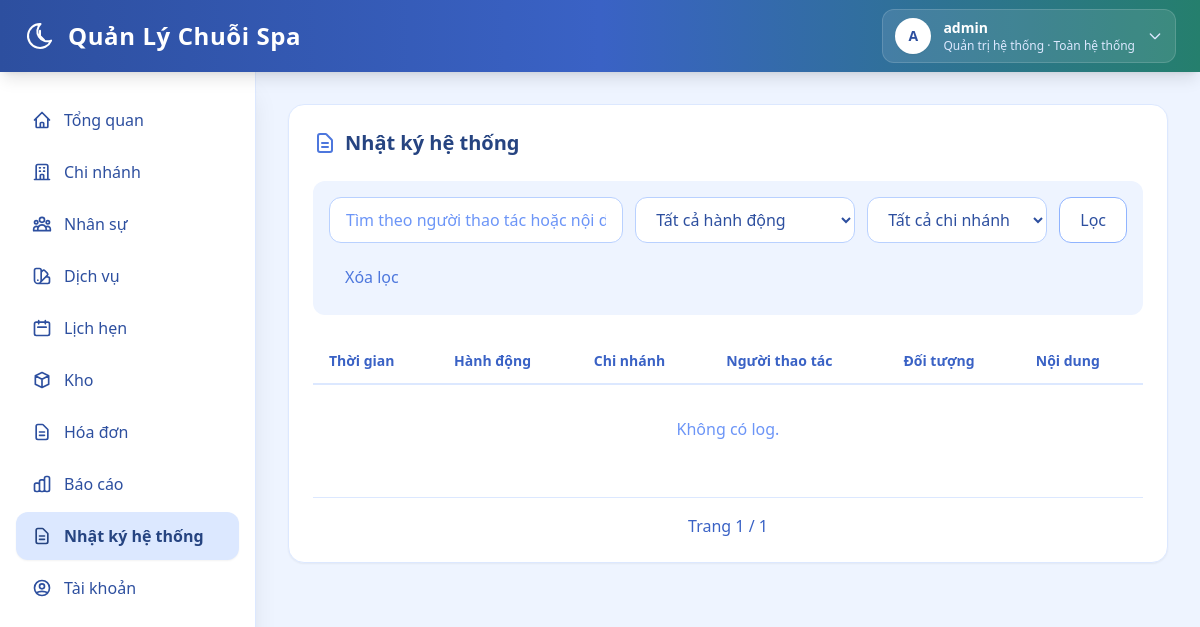
The app's page /web/activity-logs (signed in), older data.
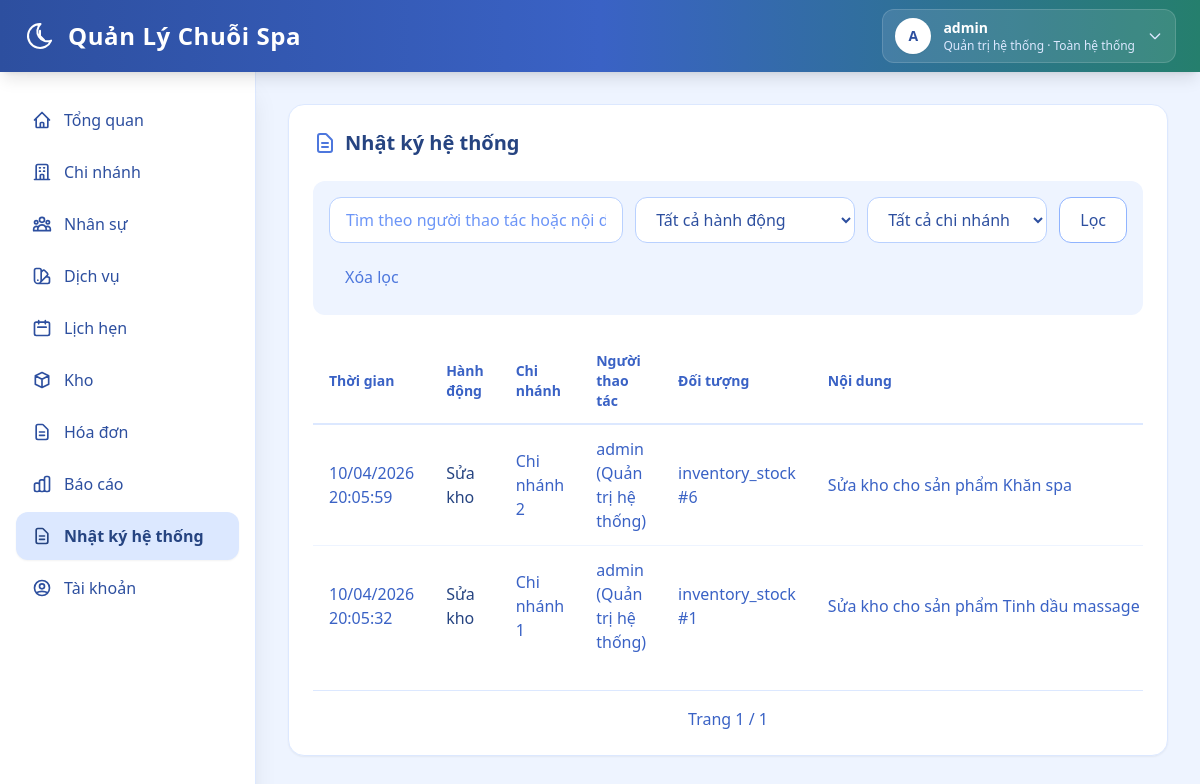
The same page, newer data.
### backend/models.py (models this page shows)
class ActivityLog(db.Model):
    __tablename__ = "activity_logs"
    id = db.Column(db.Integer, primary_key=True)
    created_at = db.Column(db.DateTime, nullable=False, default=datetime.utcnow, index=True)
    action = db.Column(db.String(64), nullable=False, index=True)
    action_label = db.Column(db.String(128), nullable=False)
    branch_id = db.Column(db.Integer, db.ForeignKey("branches.id"), nullable=True, index=True)
    actor_user_id = db.Column(db.Integer, db.ForeignKey("users.id"), nullable=True, index=True)
    actor_username = db.Column(db.String(64), nullable=True)
    actor_role = db.Column(db.String(32), nullable=True)
    entity_type = db.Column(db.String(64), nullable=True)
    entity_id = db.Column(db.Integer, nullable=True, index=True)
    message = db.Column(db.String(500), nullable=True)
    details_json = db.Column(db.Text, nullable=True)
    branch = db.relationship("Branch", lazy="joined")
    actor_user = db.relationship("User", lazy="joined")

class TimestampMixin:
    created_at = db.Column(db.DateTime, nullable=False, default=datetime.utcnow)

class Branch(db.Model, TimestampMixin):
    __tablename__ = "branches"
    id = db.Column(db.Integer, primary_key=True)
    branch_code = db.Column(db.String(16), nullable=True, unique=True, index=True)
    name = db.Column(db.String(255), nullable=False, unique=True)
    address = db.Column(db.String(500), nullable=True)
    phone = db.Column(db.String(32), nullable=True, unique=True)
    manager_staff_id = db.Column(db.Integer, db.ForeignKey("staffs.id"), nullable=True, index=True)
    status = db.Column(db.String(32), nullable=False, default="active")
    manager_staff = db.relationship("Staff", foreign_keys=[manager_staff_id], lazy="joined")

### backend/web_modules/nhat_ky.py (the view, shortened to what this page needs)
@web_bp.get("/activity-logs")
@roles_required("super_admin", "branch_manager")
def activity_logs():
    scope_ids = get_current_branch_scope()
    if not scope_ids:
        return redirect(url_for("web.dashboard"))
    user = g.web_user
    q = parse_text(request.args.get("q"))
    action = normalize_choice(request.args.get("action"), set(ACTION_LABELS.keys()), "")
    page = parse_page(request.args.get("page"), default=1)
    if user.is_super_admin:
        selected_branch_id = resolve_selected_branch_id(scope_ids, parse_int(request.args.get("branch_id")))
        query = ActivityLog.query
        if selected_branch_id:
            query = query.filter(ActivityLog.branch_id == selected_branch_id)
    else:
        selected_branch_id = user.branch_id
        query = ActivityLog.query.filter(ActivityLog.branch_id == selected_branch_id)
    if action:
        query = query.filter(ActivityLog.action == action)
    pager = paginate(
        query.order_by(ActivityLog.created_at.desc(), ActivityLog.id.desc()),
        page=page,
        per_page=20,
    )
    branch_options = list_scope_branches(scope_ids, order_by="name") if user.is_super_admin else []
    return render_template(
        "web/activity_logs.html",
        rows=pager.items,
        pager=pager,
        q=q,
        action=action,
        selected_branch_id=selected_branch_id,
        branch_options=branch_options,
        action_labels=ACTION_LABELS,
        is_super_admin=user.is_super_admin,
    )

### backend/models.py (called while the page is built)
    @property
    def is_super_admin(self) -> bool:
        return self.role == "super_admin"

### backend/web.py (called while the page is built)
def parse_text(value: str | None) -> str:
    return (value or "").strip()

def parse_int(value):
    try:
        return int(value)
    except (TypeError, ValueError):
        return None

def parse_page(value, default=1):
    page = parse_int(value)
    if page is None or page < 1:
        return default
    return page

def normalize_choice(value, allowed, default):
    text = parse_text(value).lower()
    if text in allowed:
        return text
    return default

def paginate(query, page, per_page=10):
    return query.paginate(page=page, per_page=per_page, error_out=False)

def fmt_datetime(value, pattern: str = "%d/%m/%Y %H:%M:%S") -> str:
    if not value:
        return "-"
    if isinstance(value, datetime):
        dt_value = value
    else:
        return "-"
    if dt_value.tzinfo is None:
        dt_value = dt_value.replace(tzinfo=timezone.utc)
    return dt_value.astimezone(VN_TZ).strftime(pattern)

def role_label(role: str) -> str:
    return ROLE_LABELS.get(role, role)

def get_current_branch_scope() -> list[int]:
    return list(getattr(g, "scope_branch_ids", []))

### backend/templates/web/activity_logs.html (shortened to what this page needs)
{% extends "web/base.html" %}
{% block content %}
  <section class="bg-white rounded-2xl shadow-sm border border-spa-100 p-6 mb-6">
    <h2 class="text-xl font-bold text-spa-800 mb-6 flex items-center gap-2">
      <svg class="w-6 h-6 text-spa-500" fill="none" stroke="currentColor" viewBox="0 0 24 24"><path stroke-linecap="round" stroke-linejoin="round" stroke-width="2" d="M9 12h6m-6 4h6m2 5H7a2 2 0 01-2-2V5a2 2 0 012-2h5.586a1 1 0 01.707.293l5.414 5.414a1 1 0 01.293.707V19a2 2 0 01-2 2z"/></svg>
      Nhật ký hệ thống
    </h2>
    <form method="get" class="flex flex-wrap items-center gap-3 mb-6 p-4 bg-spa-50 rounded-xl">
      <input type="text" name="q" value="{{ q }}" placeholder="Tìm theo người thao tác hoặc nội dung"
        class="flex-1 min-w-[220px] px-4 py-2.5 rounded-xl border border-spa-200 bg-white text-spa-700 placeholder-spa-400 focus:border-spa-400 focus:ring-4 focus:ring-spa-100 outline-none transition-all">
      <select name="action"
        class="px-4 py-2.5 rounded-xl border border-spa-200 bg-white text-spa-700 focus:border-spa-400 focus:ring-4 focus:ring-spa-100 outline-none transition-all min-w-[220px]">
        <option value="">Tất cả hành động</option>
      </select>
      {% if is_super_admin %}
        <select name="branch_id"
          class="px-4 py-2.5 rounded-xl border border-spa-200 bg-white text-spa-700 focus:border-spa-400 focus:ring-4 focus:ring-spa-100 outline-none transition-all min-w-[180px]">
          <option value="">Tất cả chi nhánh</option>
        </select>
      {% endif %}
      <button type="submit" class="px-5 py-2.5 rounded-xl border border-spa-300 bg-white text-spa-700 hover:bg-spa-50 font-medium transition-all">
        Lọc
      </button>
      <a href="{{ url_for('web.activity_logs') }}" class="px-4 py-2.5 rounded-xl text-spa-500 hover:text-spa-700 hover:bg-spa-100 transition-all">
        Xóa lọc
      </a>
    </form>
    <div class="overflow-x-auto">
      <table class="w-full">
        <thead>
          <tr class="border-b-2 border-spa-100">
            <th class="text-left py-3 px-4 text-sm font-semibold text-spa-600">Thời gian</th>
            <th class="text-left py-3 px-4 text-sm font-semibold text-spa-600">Hành động</th>
            <th class="text-left py-3 px-4 text-sm font-semibold text-spa-600">Chi nhánh</th>
            <th class="text-left py-3 px-4 text-sm font-semibold text-spa-600">Người thao tác</th>
            <th class="text-left py-3 px-4 text-sm font-semibold text-spa-600">Đối tượng</th>
            <th class="text-left py-3 px-4 text-sm font-semibold text-spa-600">Nội dung</th>
          </tr>
        </thead>
        <tbody class="divide-y divide-spa-50">
          {% for row in rows %}
            <tr class="hover:bg-spa-50/50 transition-colors">
              <td class="py-3 px-4 text-spa-600">{{ fmt_datetime(row.created_at, '%d/%m/%Y %H:%M:%S') }}</td>
              <td class="py-3 px-4 text-spa-800 font-medium">{{ row.action_label or row.action }}</td>
              <td class="py-3 px-4 text-spa-600">{{ row.branch.name if row.branch else '-' }}</td>
              <td class="py-3 px-4 text-spa-600">{{ row.actor_username or '-' }}{% if row.actor_role %} ({{ role_label(row.actor_role) }}){% endif %}</td>
              <td class="py-3 px-4 text-spa-600">{{ row.entity_type or '-' }}{% if row.entity_id %} #{{ row.entity_id }}{% endif %}</td>
              <td class="py-3 px-4 text-spa-600 max-w-[360px] truncate" {% if row.message %}data-tooltip="{{ row.message|e }}" tabindex="0"{% endif %}>{{ row.message or '-' }}</td>
            </tr>
          {% else %}
            <tr><td colspan="6" class="py-8 text-center text-spa-400">Không có log.</td></tr>
          {% endfor %}
        </tbody>
      </table>
    </div>
    <div class="flex items-center justify-center gap-4 mt-6 pt-4 border-t border-spa-100">
      <span class="text-spa-600">Trang {{ pager.page }} / {{ pager.pages or 1 }}</span>
    </div>
  </section>
{% endblock %}

Row changes from the older to the newer data that the page shows:
added ActivityLog: created_at "10/04/2026 20:05:59", action_label "Sửa kho", branch "Chi nhánh 2", actor_username "admin", actor_role "Quản trị hệ thống", entity_type "inventory_stock", entity_id "6", message "Sửa kho cho sản phẩm Khăn spa"
added ActivityLog: created_at "10/04/2026 20:05:32", action_label "Sửa kho", branch "Chi nhánh 1", actor_username "admin", actor_role "Quản trị hệ thống", entity_type "inventory_stock", entity_id "1", message "Sửa kho cho sản phẩm Tinh dầu massage"
Text that changed along with them:
text no longer shown: "Không có log."
